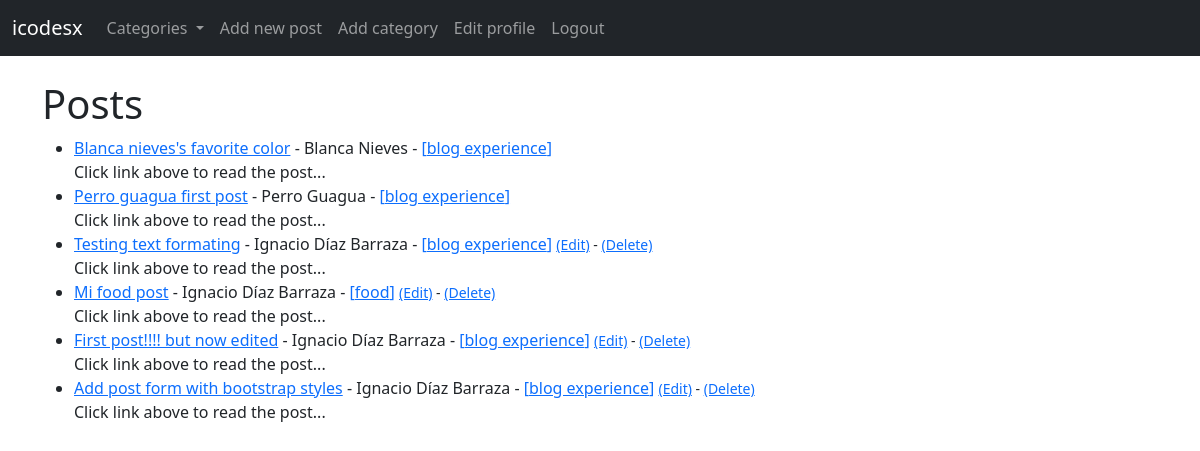
Before: / (signed in) with the older database file.
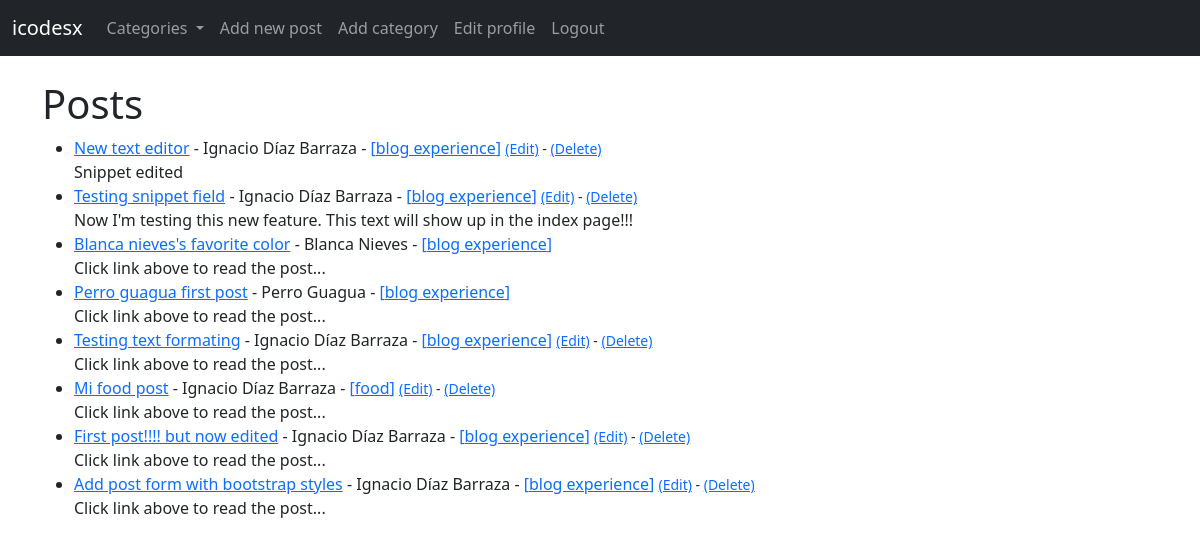
After: the same page with the newer database file.
### blogapp/models.py (models this page shows, shortened)
class Post(models.Model):
    title = models.CharField(max_length=255)
    title_tag = models.CharField(max_length=255)
    author = models.ForeignKey(User, on_delete=models.CASCADE)
    body = RichTextField(blank=True, null=True)
    post_date = models.DateField(auto_now_add=True)
    category = models.CharField(max_length=255, default='Blog experience')
    snippet = models.CharField(max_length=255)
    likes = models.ManyToManyField(User, related_name='blog_posts')

### blogapp/views.py (the view)
# urls.py: path('', IndexView.as_view(), name='index'),
class IndexView(ListView):
    model = Post
    template_name = 'index.html'
    ordering = ['-post_date']
    def get_context_data(self, *args, **kwargs):
        cat_menu = Category.objects.all()
        context = super(IndexView, self).get_context_data(*args, **kwargs)
        context['cat_menu'] = cat_menu
        return context

### blogapp/models.py (called while the page is built)
    def __str__(self):
        return self.name

### blogapp/templates/index.html
{% extends 'base.html' %}
{% block content %}
    <h1>Posts</h1>
    <ul>
    {% for post in object_list %}
        <li>
            <a href="{% url 'post' post.pk %}">{{ post.title }}</a> -
            {{ post.author.first_name }} {{ post.author.last_name }} -
            <a href="{% url 'category' post.category|slugify %}">[{{ post.category }}]</a>
            {% if user.is_authenticated and user.id == post.author.id %}
                <small>
                    <a href="{% url 'edit-post' post.pk %}">(Edit)</a> -
                    <a href="{% url 'delete-post' post.pk %}">(Delete)</a>
                </small>
            {% endif %}
            <br>
            {{ post.snippet }}
        </li>
    {% endfor %}
    </ul>
{% endblock %}

Changed rows visible on the page:
added Post: title "New text editor", author.first_name "Ignacio", author.last_name "Díaz Barraza", category "blog experience", shows "(Edit)", snippet "Snippet edited"
added Post: title "Testing snippet field", author.first_name "Ignacio", author.last_name "Díaz Barraza", category "blog experience", shows "(Edit)", snippet "Now I'm testing this new feature. This text will show up in the index page!!!"
